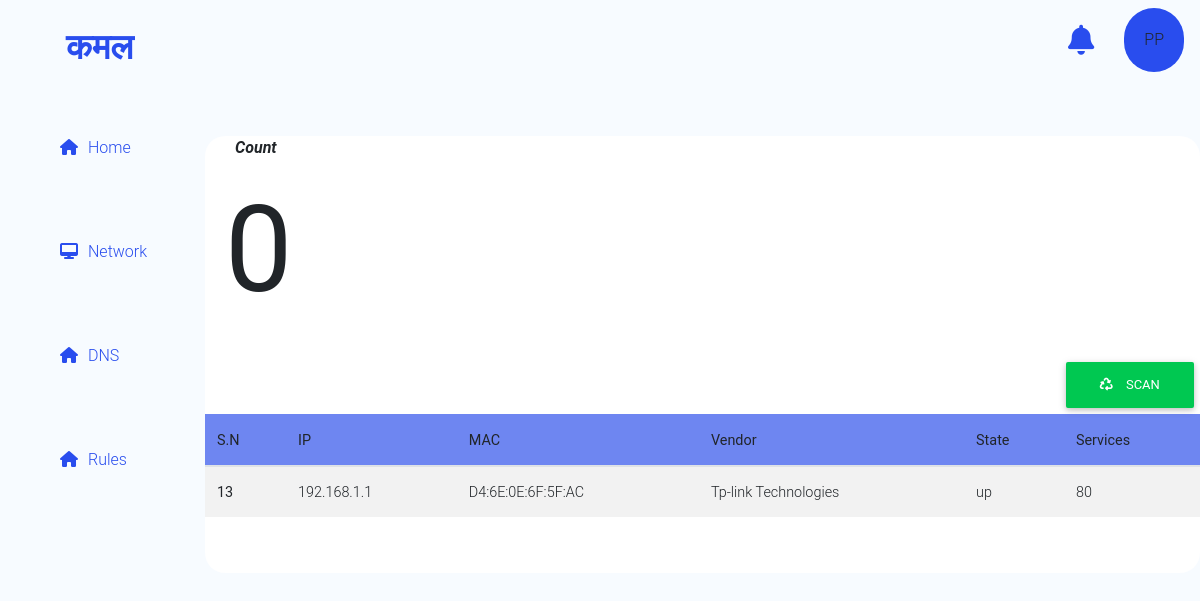
The app's page /, older data.
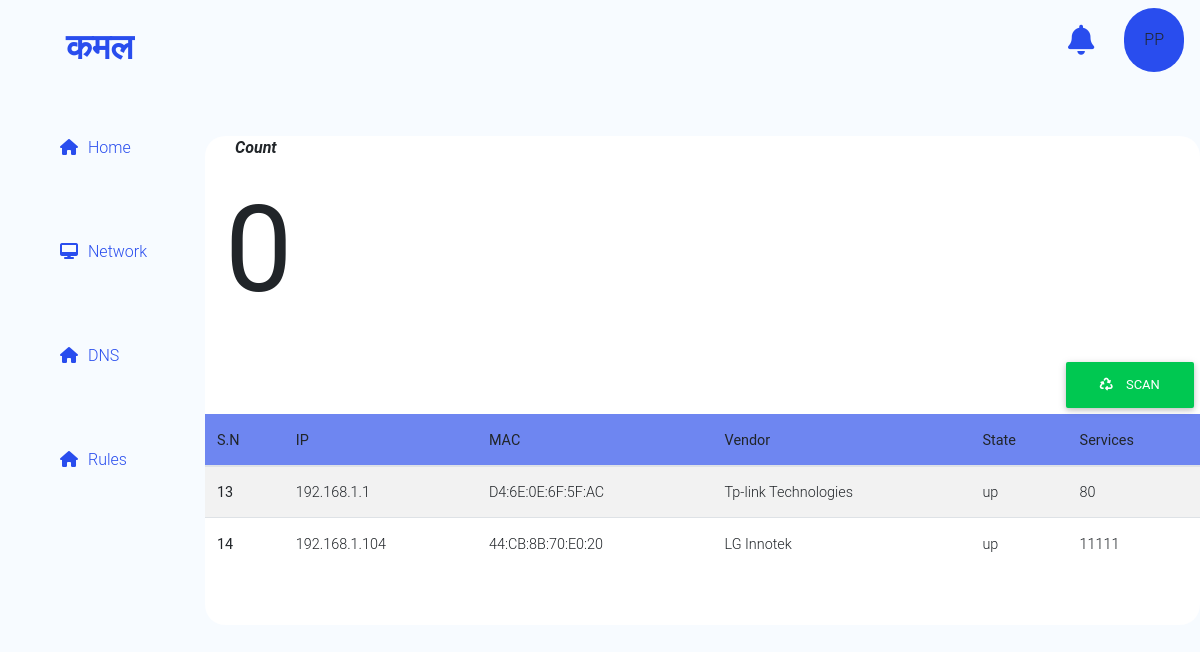
The same page, newer data.
### petal/models.py (models this page shows, shortened)
class host(models.Model):
    state = models.CharField(max_length=100)
    os = models.CharField(max_length=100)
    ipaddrs = models.CharField(max_length=100)
    mac = models.CharField(max_length=100)
    service = models.CharField(max_length=200)

### petal/views.py (the view, shortened to what this page needs)
# urls.py: path('', views.index.as_view(), name='index'),
class index(View):
    template_name = "petal/index.html"
    content = {}
    def get(self, request):
        data = ''
        dataset = {}
        hst = host.objects.all()
        pkt = packet.objects.all()
        for i in pkt:
            dateT = str(i.date).split(' ')
            if dateT[0] not in data:
                data += dateT[0]+','
            if dateT[0] not in dataset.keys():
                dataset[dateT[0]] = [i.conectionbytes]
            else:
                dataset[dateT[0]].append(i.conectionbytes)
        self.content['data'] = data
        self.content['host'] = hst
        self.content['dataset'] = json.dumps(dataset)
        return render(request, self.template_name, self.content)

### petal/templates/petal/index.html (shortened to what this page needs)
{% extends 'petal/scale.html' %}
{% load static %}
{% block content %}
<div class="col-lg-10">
    <div class="dashboard">
        <div class="row">
            <div class="col-lg-4">
                <i style="margin-left: 30px; margin-top: 20px; font-weight: bold;">Count </i>
                <p id='count' style='margin-left:20px; font-size: 120px; font-weight: bolder;'>0</p>
            </div>
            <div class="col-lg-8">
            </div>
        </div>
        <button class="btn btn-success float-right" onclick="scan()"><i class="fas fa-recycle"></i> Scan</button>
        <table class="table table-striped">
            <thead class="thead-primary">
                <tr>
                    <th scope="col">S.N</th>
                    <th scope="col">IP</th>
                    <th scope="col">MAC</th>
                    <th scope="col">Vendor</th>
                    <th scope='col'>State</th>
                    <th scope="col">Services</th>
                </tr>
            </thead>
            <tbody>
                {% for hst in host %}
                <tr>
                    <th scope="row">{{hst.id}}</th>
                    <td>{{ hst.ipaddrs }}</td>
                    <td>{{ hst.mac }}</td>
                    <td>{{ hst.os }}</td>
                    <td>{{ hst.state }}</td>
                    <td>{{ hst.service }}</td>
                </tr>
                {% endfor %}
            </tbody>
        </table>
    </div>
</div>
{% endblock %}

Row changes from the older to the newer data that the page shows:
added host: id "14", ipaddrs "192.168.1.104", mac "44:CB:8B:70:E0:20", os "LG Innotek", state "up", service "11111"
